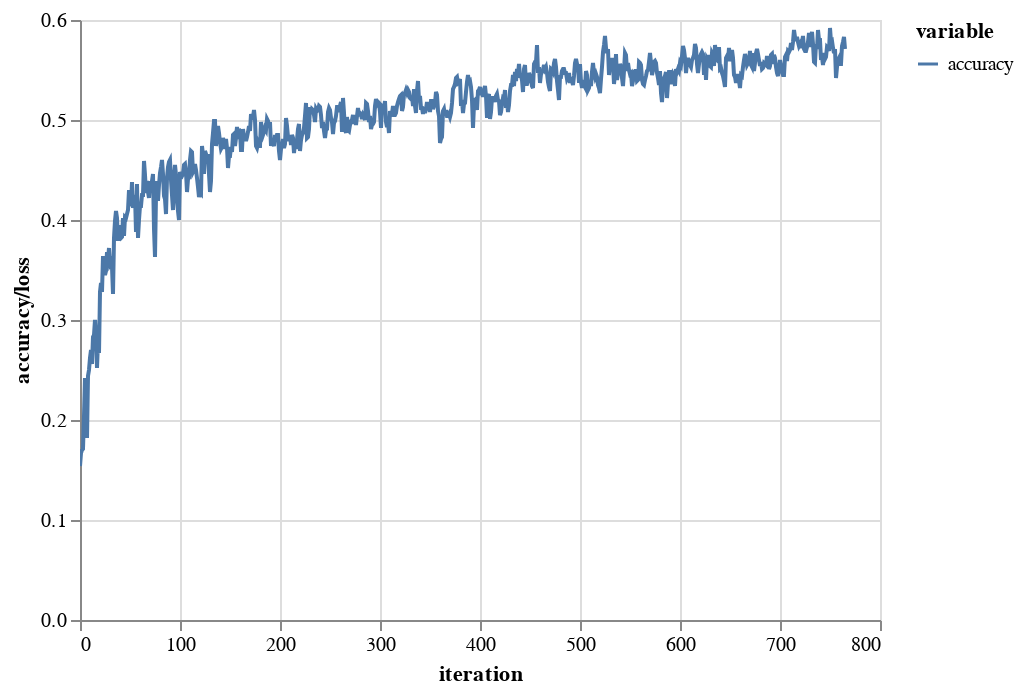

This figure's notebook cell:
### Code cell
results = pd.DataFrame(results)
plot_loss_histories(results)

### Figure 1 — Vega-Lite specification as saved in the notebook (floating-point values rounded to 4 significant figures; data arrays with more than 128 entries replaced by an {"elided": "..."} marker saying what was removed)
{"$schema": "https://vega.github.io/schema/vega-lite/v2.4.1.json", "config": {"view": {"height": 300, "width": 400}}, "data": {"values": {"elided": "766 records"}}, "encoding": {"color": {"field": "variable", "type": "nominal"}, "x": {"field": "iter", "title": "iteration", "type": "quantitative"}, "y": {"field": "value", "title": "accuracy/loss", "type": "quantitative"}}, "mark": "line", "selection": {"selector011": {"bind": "scales", "encodings": ["x", "y"], "mark": {"fill": "#333", "fillOpacity": 0.125, "stroke": "white"}, "on": "[mousedown, window:mouseup] > window:mousemove!", "resolve": "global", "translate": "[mousedown, window:mouseup] > window:mousemove!", "type": "interval", "zoom": "wheel!"}}}
